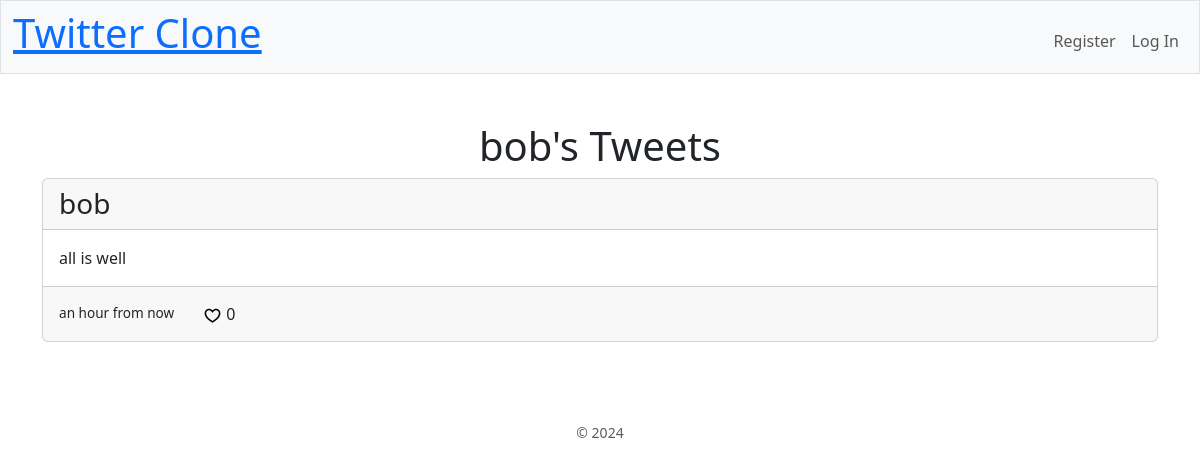
The page /user?user=1 on the database as committed earlier.
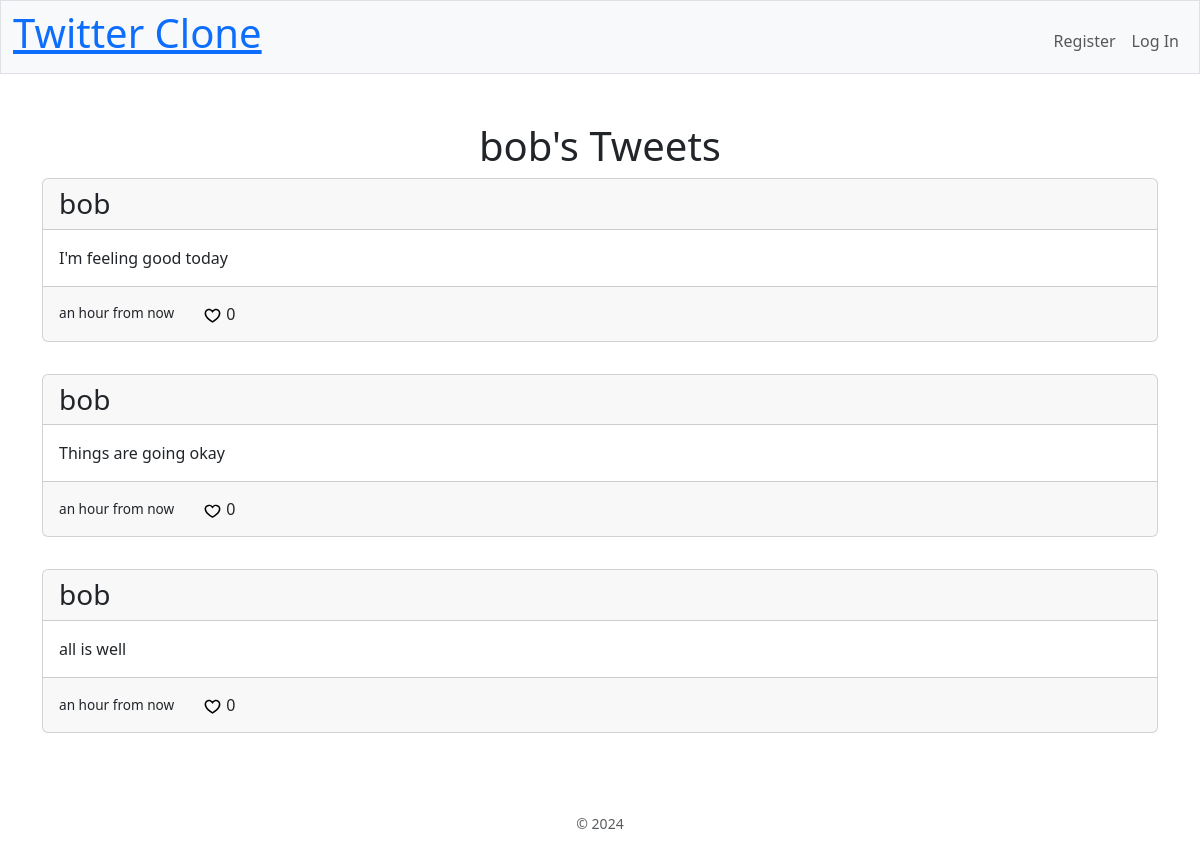
The same page on the database as committed later.
### tables this page shows
CREATE TABLE tweets (
    id INTEGER PRIMARY KEY AUTOINCREMENT NOT NULL,
    date TIMESTAMP DEFAULT CURRENT_TIMESTAMP NOT NULL,
    contents TEXT NOT NULL,
    user_id INTEGER,
    FOREIGN KEY (user_id) REFERENCES users(id)
);

CREATE TABLE users (
    id INTEGER PRIMARY KEY AUTOINCREMENT NOT NULL,
    username TEXT NOT NULL,
    password TEXT NOT NULL
);

### app.py (the view)
@app.route("/user")
def user():
    username = db.execute("SELECT username FROM users WHERE id = ?", request.args.get('user'))
    tweets = db.execute("SELECT tweets.id, date, contents, user_id, users.username, users.id, username FROM tweets, users WHERE tweets.user_id = users.id AND tweets.user_id = ? ORDER BY date DESC", request.args.get('user'))
    tweets = process_tweets(tweets)
    return render_template("user.html", tweets=tweets, username=username[0]["username"])

### app.py (called while the page is built)
@app.after_request
def after_request(response):
    response.headers["Cache-Control"] = "no-cache, no-store, must-revalidate"
    response.headers["Expires"] = 0
    response.headers["Pragma"] = "no-cache"
    return response

def process_tweets(tweets):
    for tweet in tweets:
        tweet["likes"] = db.execute("SELECT count(*) as likes FROM likes WHERE tweet_id = ?", tweet["id"])
        tweet["userlikes"] = db.execute("SELECT * FROM likes WHERE user_id = ? AND tweet_id = ?", session["user_id"], tweet["id"]) if session else False
        tweet_time = datetime.strptime(tweet["date"], "%Y-%m-%d %H:%M:%S")
        tweet["friendlydate"] = humanize.naturaltime(tweet_time - datetime.now())
    return tweets

### templates/user.html (shortened to what this page needs)
{% extends "layout.html" %}
{% block main %}
    <h1 class="text-center">{{ username }}'s Tweets</h1>
    {% for tweet in tweets %}
        <div class="card">
            <h3 class="card-header">{{ tweet.username }}</h3>
            <p class="card-body">{{ tweet.contents }}</p>
            <div class="card-footer">
                <h5>{{ tweet.friendlydate }}</h5>
                <div class="like-container">
                    {% if session %}
                        {% if tweet.userlikes %}
                            <button type="button" class="btn like-this" data-tweet-id="{{ tweet.id }}" data-action="dislike">
                                <img src="/static/heart_filled.svg" class="like" />
                                <span class="tweet-likes">{{ tweet.likes[0].likes }}</span>
                            </button>
                        {% else %}
                            <button type="button" class="btn like-this" data-tweet-id="{{ tweet.id }}" data-action="like">
                                <img src="/static/heart_empty.svg" class="like" />
                                <span class="tweet-likes">{{ tweet.likes[0].likes }}</span>
                            </button>
                        {% endif %}
                    {% else %}
                        <button type="button" class="btn logged-out">
                            <img src="/static/heart_empty.svg" class="like" />
                            <span class="tweet-likes">{{ tweet.likes[0].likes }}</span>
                        </button>
                    {% endif %}
                </div>
            </div>
        </div>
    {% endfor %}
{% endblock %}

Rows that differ between the two databases and show on the page:
added tweets: username "bob", contents "I'm feeling good today", friendlydate "an hour from now", likes "0"
added tweets: username "bob", contents "Things are going okay", friendlydate "an hour from now", likes "0"
